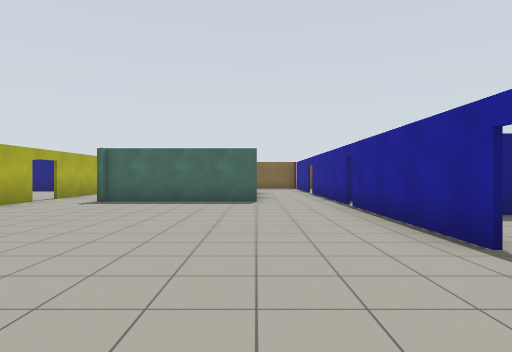
View 1 (above)

21 first-person views from a walk through a Gazebo world. The camera is 1.2 m above the floor, looks level and sees 75° across. The floor is counted in squares, 2 m on a side. Each view is taken from the middle of a square. On the plan, view 1 faces up. The plan holds only what a view shows up to about 9 squares ahead; the rest is blank. Robots are left out. Simple patterns stand in for the simulator's built-in surfaces.

View 2
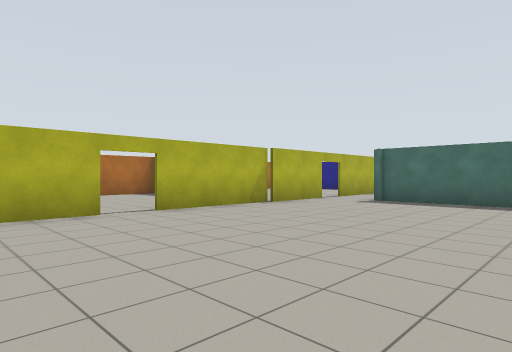

View 3
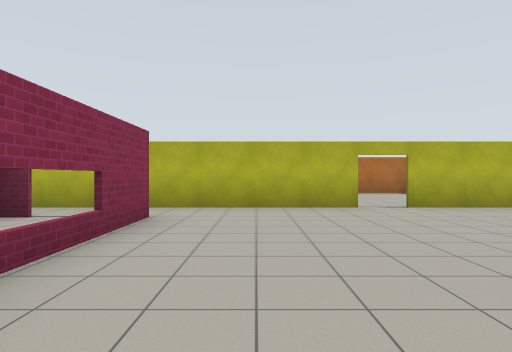

View 4
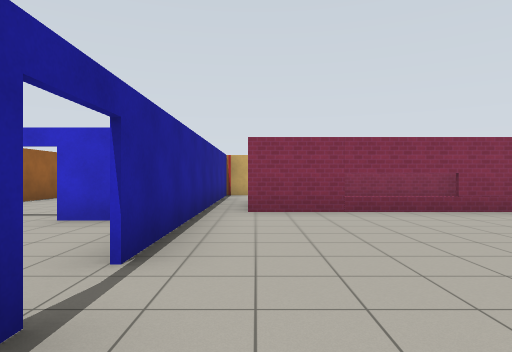

View 5
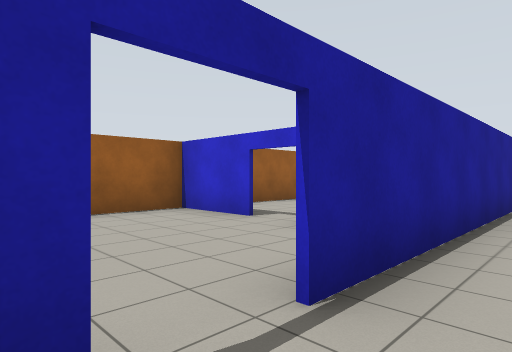

View 6
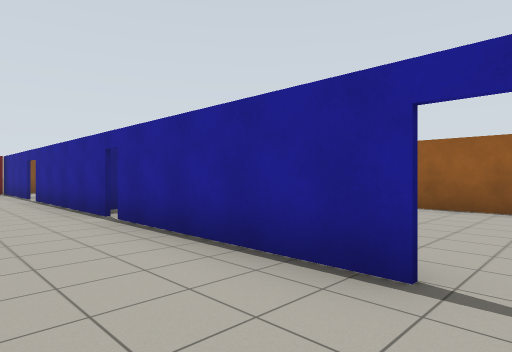

View 7
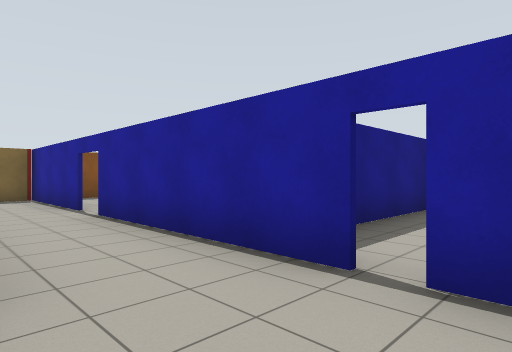

View 8
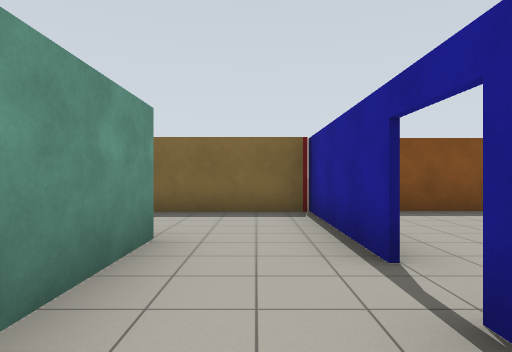

View 9
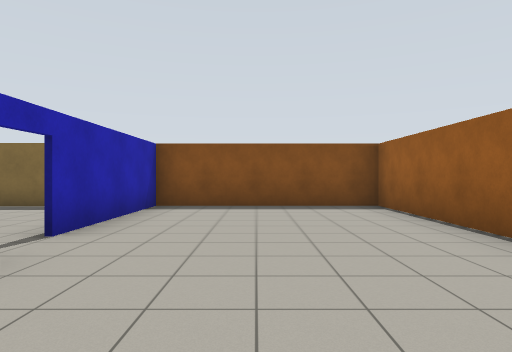

View 10
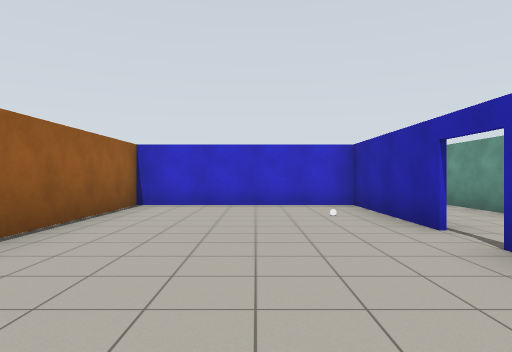

View 11
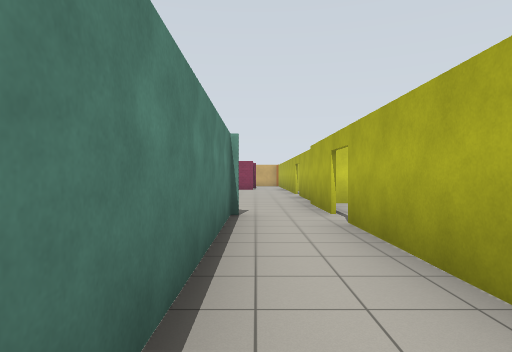

View 12
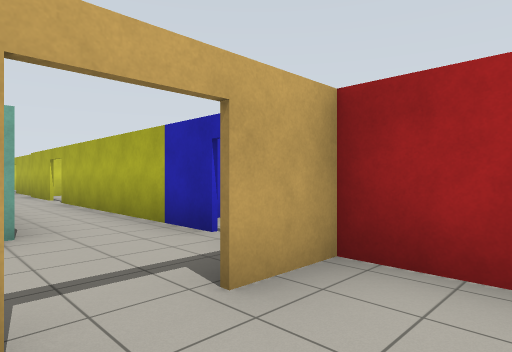

View 13
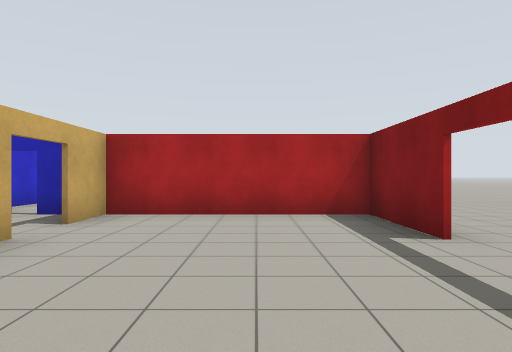

View 14
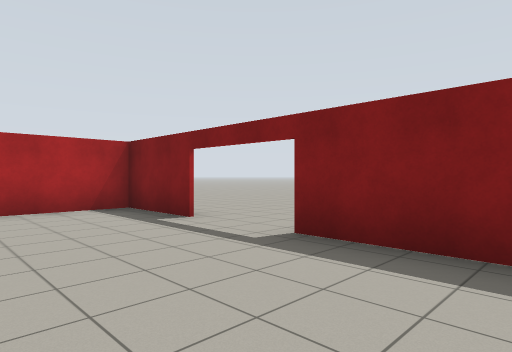

View 15
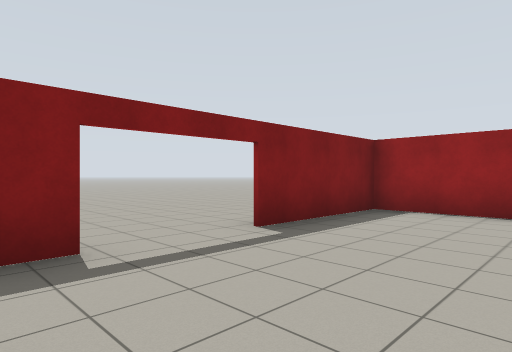

View 16
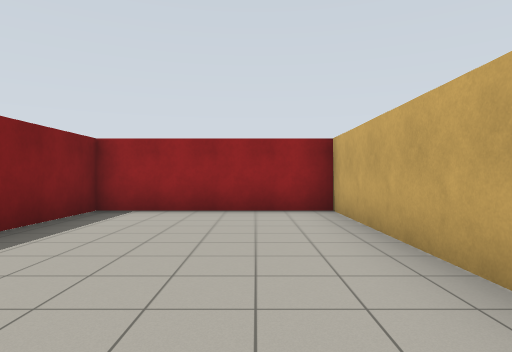

View 17
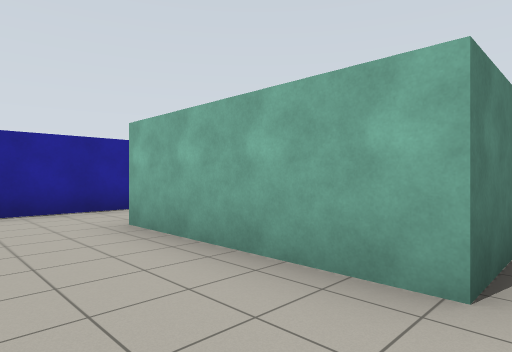

View 18
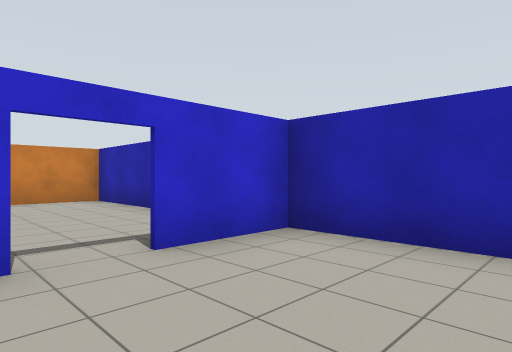

View 19
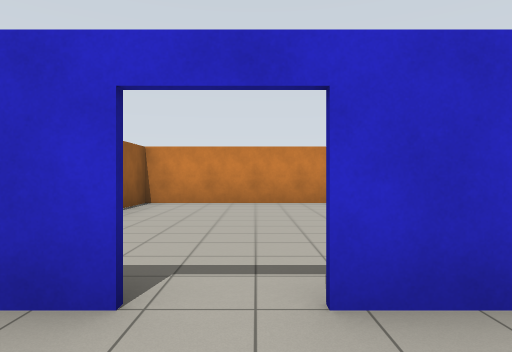

View 20
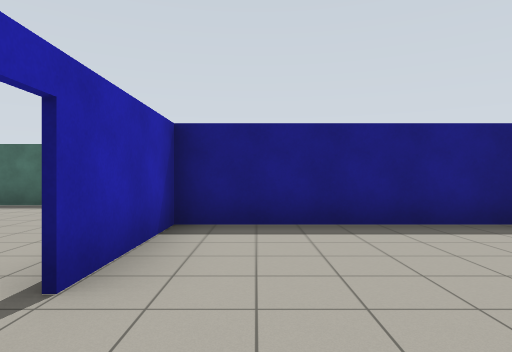

View 21
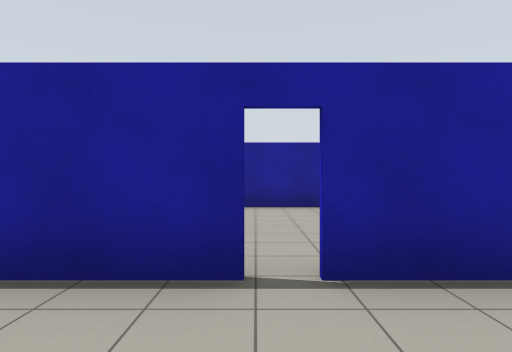

### Floor plan
Points are (right, up) in squares from view 1. A wall is a line through its corners. A room is listed if a view was taken in it or the views show most of it. See-through windows are left out.
Room 1 (views 1, 2, 3, 4, 5, 6, 7, 8, 11, 21)
walls: (-5.2, 2) (-5.2, -2.1); (1.9, 2.6) (1.9, 6.6); (-5.2, 7.7) (-5.2, 2.9); (1.9, 7) (1.9, 11.4); (-3.9, -1.6) (1.2, -1.6); (0, 9.6) (0, 7.8) (-3.6, 7.8) (-3.6, 13.2); (1.9, 12.2) (1.9, 13.4); (0, 13.2) (0, 11.2); (1.9, -4.8) (1.9, 1.7); (-5.2, 14.2) (-5.2, 8.6)
ways out: open door at (2, 12) to room 2; opening at (-4, 14) to room 4; opening at (1, 14) to room 4; open door at (2, 2) to room 5; open door at (2, 7) to room 7; open door at (-5, 2.5); open door at (-5, 8)
Room 2 (views 9, 10)
walls: (2, 11.4) (2, 8.1) (6.5, 8.1) (6.5, 15.7) (2.1, 15.7); (2, 15.7) (2, 12.2)
ways out: open door at (2, 12) to room 1
objects: other object (3, 10)
Room 3 (views 12, 13, 14, 15, 16)
walls: (-3.1, 19.8) (-5.2, 19.8) (-5.2, 15.9); (-3.2, 15.7) (2, 15.7); (-5.2, 15.7) (-4.1, 15.7); (1.9, 16) (1.9, 19.8) (-1.3, 19.8)
ways out: open door at (-3.5, 16) to room 4; open door at (-2.5, 20)
Room 4 (view 17)
walls: (-3.6, 13.2) (0, 13.2); (-5.2, 15.9) (-5.2, 14.5); (2.1, 15.7) (-1.1, 15.7); (1.9, 13.4) (1.9, 16)
ways out: opening at (-4, 14) to room 1; opening at (1, 14) to room 1; open door at (-3.5, 16) to room 3; open door at (-5, 14)
Room 5 (views 18, 19, 20)
walls: (2, 1.6) (2, -0.5) (3.7, -0.5); (4.5, -0.5) (6.5, -0.5) (6.5, 1.2); (6.5, 2.7) (6.5, 4.2); (6.2, 5.1) (2, 5.1) (2, 2.6)
ways out: open door at (2, 2) to room 1; open door at (4, -0.5) to room 6
Room 6 (no view inside)
walls: (2, -3.8) (2, -6.4) (6.5, -6.4) (6.5, -2.4)
ways out: open door at (4, -0.5) to room 5
Room 7 (no view inside)
walls: (6.4, 8) (2.3, 8); (6.5, 5.7) (6.5, 7.2)
ways out: open door at (2, 7) to room 1

Positions as (right, up) in squares from view 1, and headings:
1: (0, 0), facing up
2: (0, 0), facing up-left
3: (1, 0), facing left
4: (1, 4), facing down
5: (1, 3), facing down-right
6: (0, 2), facing up-right
7: (0, 6), facing up-right
8: (1, 10), facing up
9: (4, 9), facing up
10: (4, 15), facing down
11: (-4, 13), facing down
12: (-3, 17), facing down-left
13: (0, 18), facing left
14: (1, 17), facing up-left
15: (-4, 17), facing up-right
16: (-4, 17), facing right
17: (-4, 15), facing down-right
18: (5, 2), facing down-left
19: (4, 1), facing down
20: (3, 1), facing up
21: (0, 7), facing right
